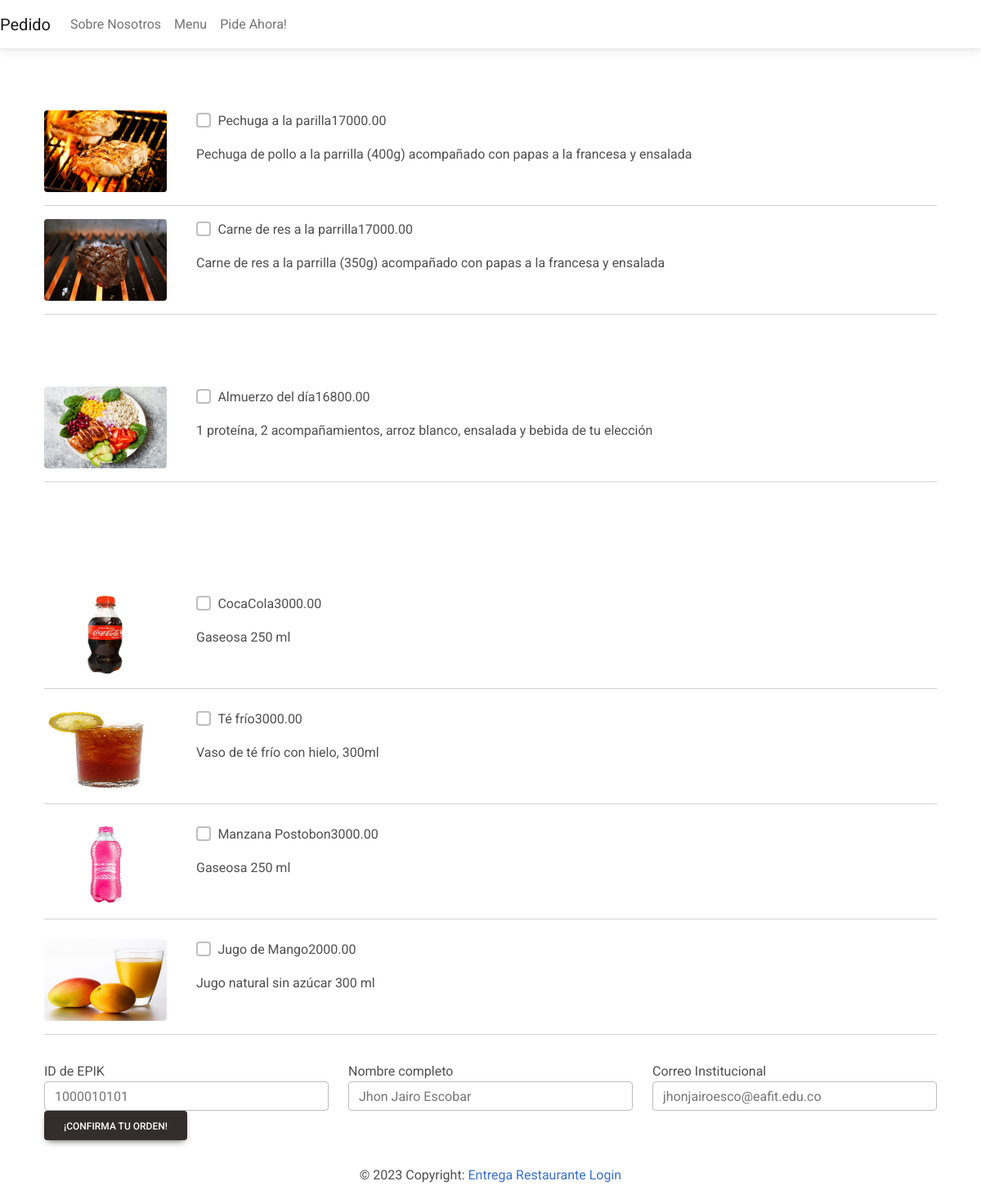
The page /order/ on the database its author committed.
### cliente/models.py (models this page shows, shortened)
class MenuItem(models.Model):
    name = models.CharField(max_length=100)
    description = models.TextField()
    image = models.ImageField(upload_to='menu_images/')
    price = models.DecimalField(max_digits=12, decimal_places=2)
    category = models.ManyToManyField('Category', related_name='item')

### cliente/views.py (the view, shortened to what this page needs)
# urls.py: path('order/', Order.as_view(), name='order'),
class Order(View):
    def get(self, request, *args, **kwargs):
        almuerzos = MenuItem.objects.filter(
            category__name__contains='Almuerzo')
        asados = MenuItem.objects.filter(category__name__contains='Asado')
        bebidas = MenuItem.objects.filter(category__name__contains='Bebida')
        postres = MenuItem.objects.filter(category__name__contains='Postre')
        context = {
            'almuerzos': almuerzos,
            'asados': asados,
            'bebidas': bebidas,
            'postres': postres
        }
        return render(request, 'cliente/order.html', context)

### cliente/templates/cliente/order.html (shortened to what this page needs)
{% extends 'cliente/base.html' %}
{% block content %}
<div class="container mb-5">
    <div class="row justify-content-center mt-1">
        <div class="col-md-12 col-sm-12 p-4">
            <form method="POST">
                <div class="pt-5">
                    {% for asado in asados %}
                    <div class="row">
                        <div class="col-md-2 col-sm-12">
                            <img class="rounded" src="{{ asado.image.url }}" width="150" height="100"/>
                        </div>
                        <div class="col-md-8 col-sm-12">
                            <div class="d-flex flex-row">
                                <div class="form-group form-check">
                                    <input type="checkbox" name="items[]" class="form-check-input" value="{{ asado.pk }}">
                                    <label class="form-check-label">{{ asado.name }}</label>
                                </div>
                                <p class="font-weight-bold pl-5">{{ asado.price }}</p>
                            </div>
                            <p>{{ asado.description }}</p>
                        </div>
                    </div>
                    <hr />
                {% endfor %}
                </div>
                <div class="pt-5">
                    {% for almuerzo in almuerzos %}
                    <div class="row mt-4">
                        <div class="col-md-2 col-sm-12">
                            <img class="rounded" src="{{ almuerzo.image.url }}" width="150" height="100"/>
                        </div>
                        <div class="col-md-8 col-sm-12">
                            <div class="d-flex flex-row">
                                <div class="form-group form-check">
                                    <input type="checkbox" name="items[]" class="form-check-input" value="{{ almuerzo.pk }}">
                                    <label class="form-check-label">{{ almuerzo.name }}</label>
                                </div>
                                <p class="font-weight-bold pl-5">{{ almuerzo.price }}</p>
                            </div>
                            <p>{{ almuerzo.description }}</p>
                        </div>
                    </div>
                    <hr />
                    {% endfor %}
                </div>
                <div class="pt-5">
                </div>
                <div class="pt-5">
                    {% for bebida in bebidas %}
                    <div class="row mt-4">
                        <div class="col-md-2 col-sm-12">
                            <img class="rounded" src="{{ bebida.image.url }}" width="150" height="100"/>
                        </div>
                        <div class="col-md-8 col-sm-12">
                            <div class="d-flex flex-row">
                                <div class="form-group form-check">
                                    <input type="checkbox" name="items[]" class="form-check-input" value="{{ bebida.pk }}">
                                    <label class="form-check-label">{{ bebida.name }}</label>
                                </div>
                                <p class="font-weight-bold pl-5">{{ bebida.price }}</p>
                            </div>
                            <p>{{ bebida.description }}</p>
                        </div>
                    </div>
                    <hr />
                    {% endfor %}
                </div>
                <div class="row">
                    <div class="col-md-4 col-sm-12">
                        <div class="form-group pt-3">
                            <label for="id_cliente">ID de EPIK</label>
                            <input required class="form-control" type="text" placeholder="1000010101" name="id_cliente" />
                        </div>
                    </div>
                    <div class="col-md-4 col-sm-12">
                        <div class="form-group pt-3">
                            <label for="id_cliente">Nombre completo</label>
                            <input required class="form-control" type="text" placeholder="Jhon Jairo Escobar" name="name" />
                        </div>
                    </div>
                    <div class="col-md-4 col-sm-12">
                        <div class="form-group pt-3">
                            <label for="id_cliente">Correo Institucional</label>
                            <input required class="form-control" type="text" placeholder="jhonjairoesco@eafit.edu.co" name="email" />
                        </div>
                    </div>
                </div>
                <button type="button" class="btn btn-dark" data-toggle="modal" data-target="#submitModal">
                    ¡Confirma tu orden!
                </button>
            </form>
        </div>
    </div>
</div>
{% endblock content %}

### cliente/templates/cliente/base.html (shortened to what this page needs)
<!DOCTYPE html>
<html>
<head>
    <link
    href="https://cdnjs.cloudflare.com/ajax/libs/font-awesome/6.0.0/css/all.min.css"
    el="stylesheet"
    />
    <link
    href="https://cdnjs.cloudflare.com/ajax/libs/mdb-ui-kit/6.2.0/mdb.min.css"
    rel="stylesheet"
    />
</head>
<body>
    {% include 'cliente/navigation.html'%}
    {% block content %} {% endblock content %}
    {% include 'cliente/footer.html'%}
</body>
</html>

### cliente/templates/cliente/navigation.html (shortened to what this page needs)
<nav class="navbar navbar-expand-lg navbar-indigo">
    <a class="navbar-brand" href="{% url 'index' %}">Pedido</a>
    <div class="collapse navbar-collapse" id="navbarNav">
    <ul class="navbar-nav mr-auto">
        <li class="nav-item">
        <a class="nav-link" href="{% url 'about' %}">Sobre Nosotros</span></a>
        </li>
        <li class="nav-item">
        <a class="nav-link" href="#">Menu</a>
        </li>
    </ul>
    <ul class="navbar-nav">
        <li class="nav-item">
        <a class="nav-link" href="{%url 'order'%}">Pide Ahora!</a>
        </li>
    </ul>
    </div>
</nav>

### cliente/templates/cliente/footer.html
<footer class="page-footer font-small indigo fixed-bottom">
    <div class="footer-copyright text-center py-3">&copy; 2023 Copyright:
        <a href="http://localhost:8000">Entrega</a>
        <a class="ml-3" href="#"> Restaurante Login</a>
    </div>
</footer>

### rows shown on the page
MenuItem: image (picture), name "Pechuga a la parilla", price "17000.00", description "Pechuga de pollo a la parrilla (400g) acompañado con papas a la francesa y ensalada"
MenuItem: image (picture), name "Carne de res a la parrilla", price "17000.00", description "Carne de res a la parrilla (350g) acompañado con papas a la francesa y ensalada"
MenuItem: image (picture), name "Almuerzo del día", price "16800.00", description "1 proteína, 2 acompañamientos, arroz blanco, ensalada y bebida de tu elección"
MenuItem: image (picture), name "CocaCola", price "3000.00", description "Gaseosa 250 ml"
MenuItem: image (picture), name "Té frío", price "3000.00", description "Vaso de té frío con hielo, 300ml"
MenuItem: image (picture), name "Manzana Postobon", price "3000.00", description "Gaseosa 250 ml"
MenuItem: image (picture), name "Jugo de Mango", price "2000.00", description "Jugo natural sin azúcar 300 ml"
